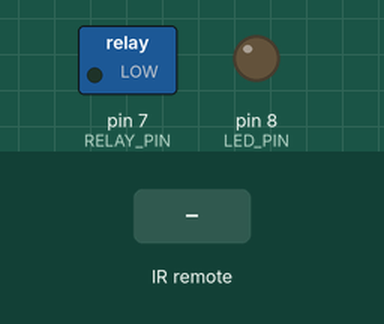
Recording of a sketch running on a simulated Arduino Uno, built with avr-gcc and run on an emulated ATmega328P. On the bench: switched loads named in the sketch (green lamp = pin HIGH), output pins drawn as LEDs (lit = HIGH). Dashed ring = blinking. The inputs (shaded band) are chosen by the test bench.

Above: at 1.2 s.
1.3 s: infrared code 0xFFA25D received
At 1.9 s:
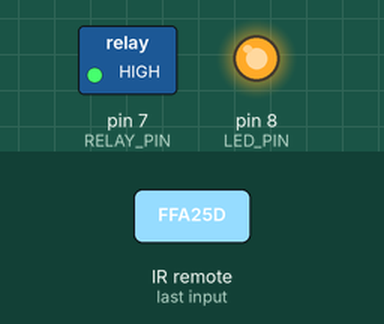
2.8 s: infrared code 0xFF7A85 received
At 3.1 s:
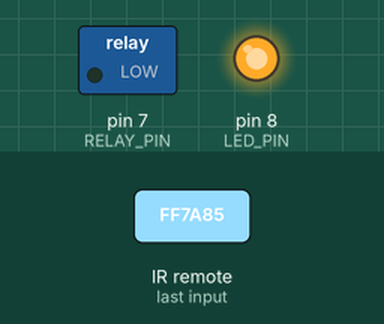
Timing chart, 0 to 6.8 s (numbered marks = the images above; inputs shaded):
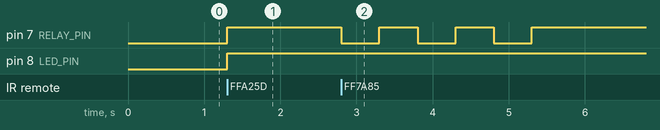

The sketch:

UNO_IR_RemoteRelay.ino
```cpp
#include <IRremote.h>
#include <IRremoteInt.h>

/*
 * Project 2 Receiver
 * Board: Arduino UNO or similar with ATmega328P
 * Relay: Parallax, Inc. Single Relay Board (#27115)
 *
 * David Siver
 * CS 4985
 * Fall 2015
 */

#define RELAY_PIN 7
#define RELAY_NO_CLOSED HIGH
#define RELAY_NO_OPEN LOW
#define LED_PIN 8
#define IR_PIN 10
#define OFF "off"
#define ON "on"
#define NONE "none"
#define POWER 0xFFA25D
#define CYCLE_3X 0xFF7A85

IRrecv irReceiver(IR_PIN);
decode_results signals;
boolean relayON;

void setup() {
  relayON = false;
  Serial.begin(9600);
  pinMode(RELAY_PIN, OUTPUT);
  pinMode(LED_PIN, OUTPUT);
  irReceiver.enableIRIn();
}

void loop() {
  String remoteResult = checkRemote();
  if (remoteResult.equals(ON)) {
    toggleRelay(ON);
  }
  else if (remoteResult.equals(OFF)) {
    toggleRelay(OFF);
  }
  else if (remoteResult.equals(String(CYCLE_3X))) {
    cycleRelay(3);
  }
  setLED();
}

void cycleRelay(int times) {
  for (int i = 0; i < times; i++) {
    if (relayON) {
      toggleRelay(OFF);
      delay(500);
      toggleRelay(ON);
      delay(500);
    }
  }
}

void setLED() {
  if (relayON) {
    toggleLED(ON);
  }
  else {
    toggleLED(OFF);
  }
}

String checkRemote() {
  String result = NONE;
  if (irReceiver.decode(&signals)) {
    if (signals.value == POWER) {
      if (relayON) {
        result = OFF;
      }
      else {
        result = ON;
      }
    }
    else if (signals.value == CYCLE_3X) {
      result = String(CYCLE_3X);
    }
    //Serial.println(signals.value, HEX);
    irReceiver.resume();
  }
  return result;
}

void toggleLED(String mode) {
  if (mode == ON) {
    digitalWrite(LED_PIN, HIGH);
  }
  else if (mode == OFF) {
    digitalWrite(LED_PIN, LOW);
  }
}

void toggleRelay(String mode) {
  if (mode == ON) {
    digitalWrite(RELAY_PIN, RELAY_NO_CLOSED);
    relayON = true;
  }
  else if (mode == OFF) {
    digitalWrite(RELAY_PIN, RELAY_NO_OPEN);
    relayON = false;
  }
}
```

Measured:
- after the input at 1.3 s, pin 7 (RELAY_PIN), pin 8 (LED_PIN): LOW → HIGH at once
- after the input at 2.8 s, pin 7 (RELAY_PIN): alternates HIGH for 0.50 s and LOW for 0.50 s, 6 changes in all, then stays HIGH, starting at once
